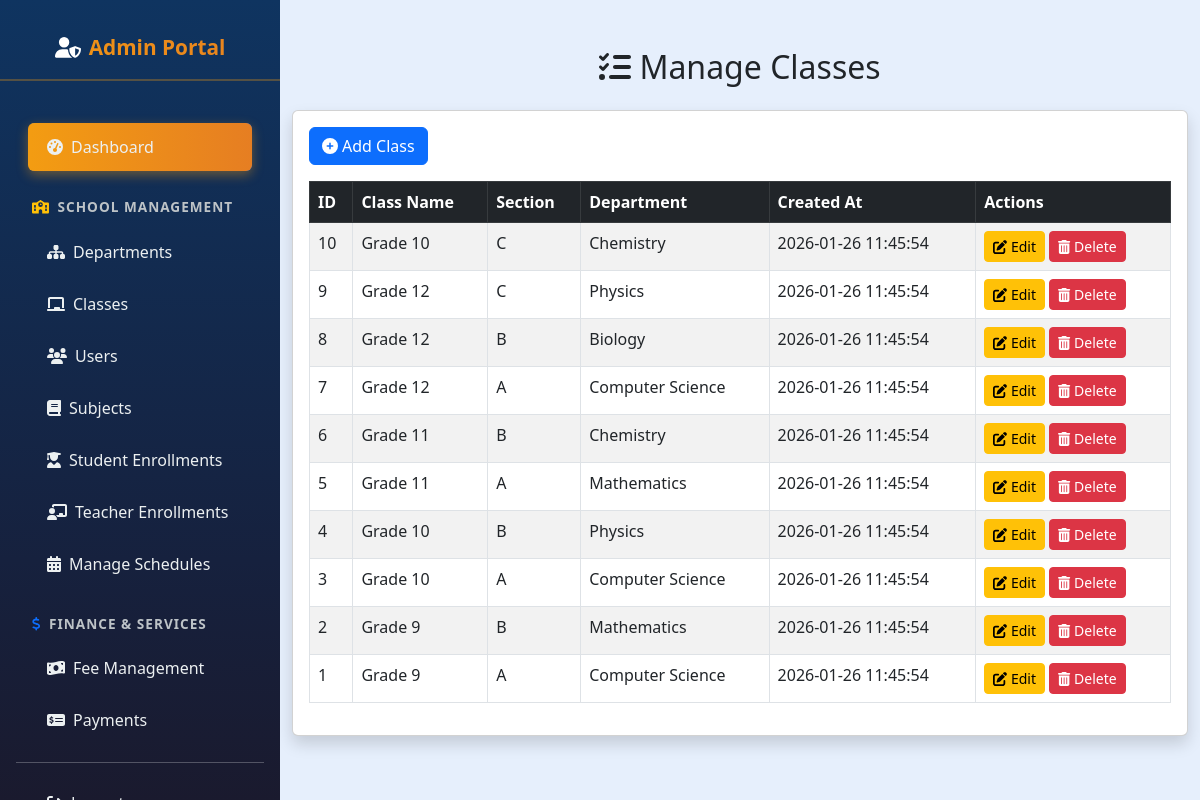
The app's page /admin/manage_classes.php (signed in) with its own data.
### tables this page shows
CREATE TABLE `classes` (
  `class_id` int(11) NOT NULL,
  `class_name` varchar(50) NOT NULL,
  `section` varchar(10) NOT NULL,
  `department_id` int(11) NOT NULL,
  `created_at` datetime DEFAULT current_timestamp()
);

CREATE TABLE `departments` (
  `department_id` int(11) NOT NULL,
  `department_name` varchar(100) NOT NULL
);

### admin/manage_classes.php (the view, shortened to what this page needs)
<?php
include('config.php');
$result = $conn->query("
    SELECT c.class_id, c.class_name, c.section, c.created_at, d.department_name
    FROM classes c
    LEFT JOIN departments d ON c.department_id = d.department_id
    ORDER BY c.class_id DESC
");
?>
<!DOCTYPE html>
<html lang="en">
<head>
    <link href="https://cdn.jsdelivr.net/npm/bootstrap@5.3.0/dist/css/bootstrap.min.css" rel="stylesheet" />
</head>
<body style="margin-left:280px; background-color:#e6effc;">
    <?php include('admin_sidebar.php'); ?>
    <div class="container mt-5">
        <h2 class="mb-4 text-center"><i class="fas fa-tasks me-2"></i>Manage Classes</h2>
        <div class="card mx-auto shadow" style="max-width: 950px;">
            <div class="card-body">
                <div class="mb-3">
                    <a href="add_class.php" class="btn btn-primary">
                        <i class="fas fa-plus-circle me-1"></i>Add Class
                    </a>
                </div>
                <table class="table table-bordered table-striped">
                    <thead class="table-dark">
                        <tr>
                            <th>ID</th>
                            <th>Class Name</th>
                            <th>Section</th>
                            <th>Department</th>
                            <th>Created At</th>
                            <th>Actions</th>
                        </tr>
                    </thead>
                    <tbody>
                        <?php if ($result->num_rows > 0): ?>
                            <?php while ($row = $result->fetch_assoc()): ?>
                                <tr>
                                    <td><?= htmlspecialchars($row['class_id']) ?></td>
                                    <td><?= htmlspecialchars($row['class_name']) ?></td>
                                    <td><?= htmlspecialchars($row['section']) ?></td>
                                    <td><?= htmlspecialchars($row['department_name'] ?? 'N/A') ?></td>
                                    <td><?= htmlspecialchars($row['created_at']) ?></td>
                                    <td>
                                        <a href="edit_class.php?class_id=<?= $row['class_id'] ?>" class="btn btn-warning btn-sm">
                                            <i class="fas fa-edit"></i> Edit
                                        </a>
                                        <a href="javascript:void(0);" onclick="confirmDelete(<?= $row['class_id'] ?>)" class="btn btn-danger btn-sm">
                                            <i class="fas fa-trash-alt"></i> Delete
                                        </a>
                                    </td>
                                </tr>
                            <?php endwhile; ?>
                        <?php else: ?>
                            <tr><td colspan="6" class="text-center">No classes found</td></tr>
                        <?php endif; ?>
                    </tbody>
                </table>
            </div>
        </div>
    </div>
</body>
</html>

### admin/admin_sidebar.php (style rules this page uses)
body { font-family: 'Segoe UI', Tahoma, Geneva, Verdana, sans-serif; margin-left: 280px; background-color: #e6effc; }

### records on screen
classes: class_id "10", class_name "Grade 10", section "C", department.department_name "Chemistry", created_at "2026-01-26 11:45:54"
classes: class_id "9", class_name "Grade 12", section "C", department.department_name "Physics", created_at "2026-01-26 11:45:54"
classes: class_id "8", class_name "Grade 12", section "B", department.department_name "Biology", created_at "2026-01-26 11:45:54"
classes: class_id "7", class_name "Grade 12", section "A", department.department_name "Computer Science", created_at "2026-01-26 11:45:54"
classes: class_id "6", class_name "Grade 11", section "B", department.department_name "Chemistry", created_at "2026-01-26 11:45:54"
classes: class_id "5", class_name "Grade 11", section "A", department.department_name "Mathematics", created_at "2026-01-26 11:45:54"
classes: class_id "4", class_name "Grade 10", section "B", department.department_name "Physics", created_at "2026-01-26 11:45:54"
classes: class_id "3", class_name "Grade 10", section "A", department.department_name "Computer Science", created_at "2026-01-26 11:45:54"
classes: class_id "2", class_name "Grade 9", section "B", department.department_name "Mathematics", created_at "2026-01-26 11:45:54"
classes: class_id "1", class_name "Grade 9", section "A", department.department_name "Computer Science", created_at "2026-01-26 11:45:54"
